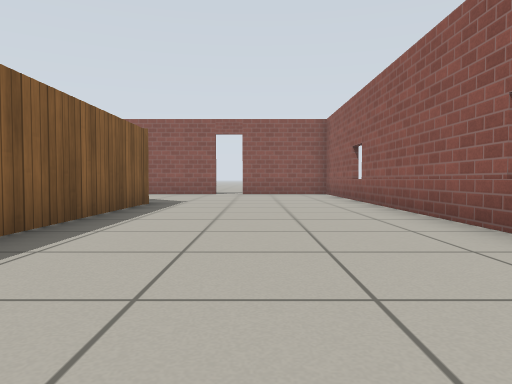
view 1 (above)

22 first-person views from a walk through a robot-simulator world made for Gazebo. The camera is 0.5 m above the floor, tilts 2° down and sees 70° across. The floor is counted in squares, 1 m on a side. Each view is taken from the middle of a square. On the plan, view 1 faces up. The plan holds only what a view shows up to about 9 squares ahead; the rest is blank. Simple patterns stand in for the simulator's built-in surfaces.

view 2
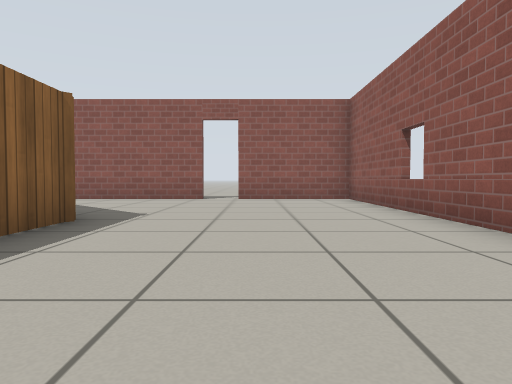

view 3
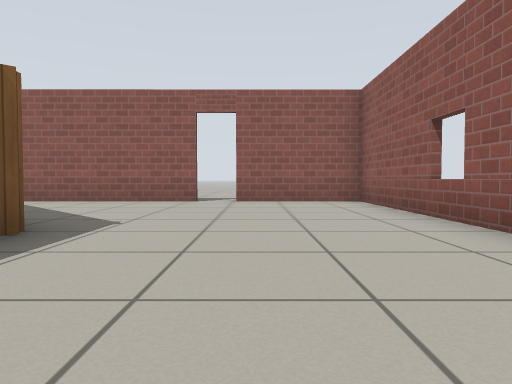

view 4
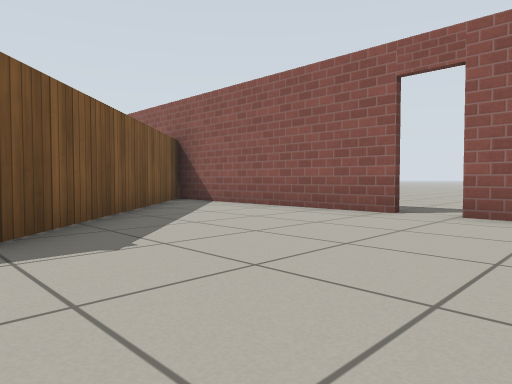

view 5
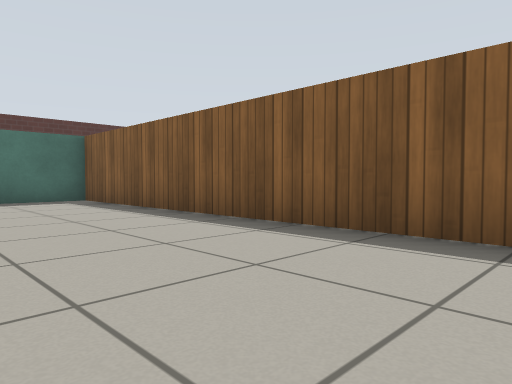

view 6
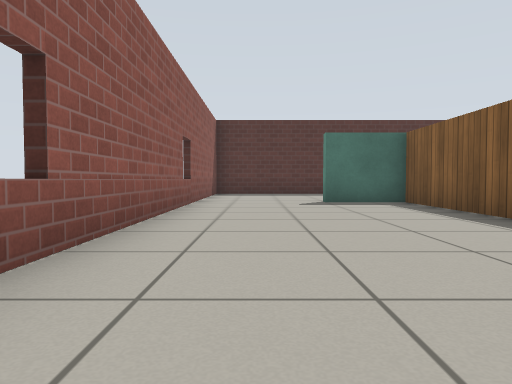

view 7
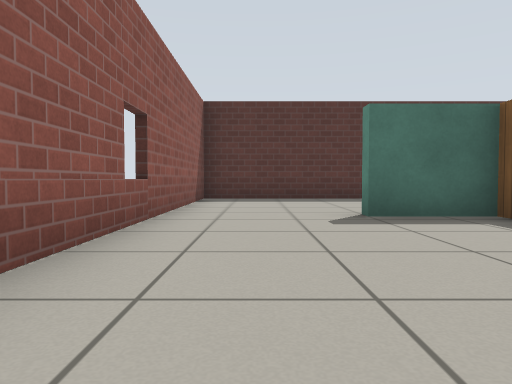

view 8
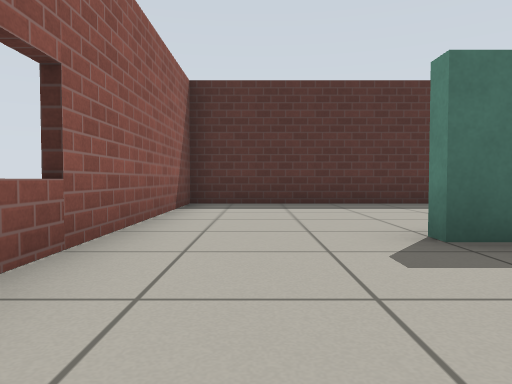

view 9
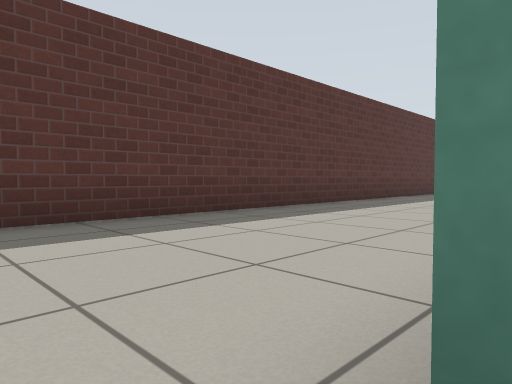

view 10
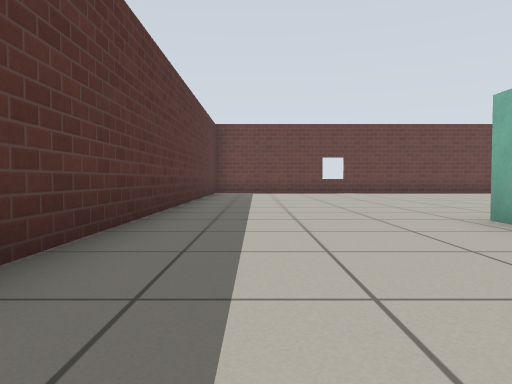

view 11
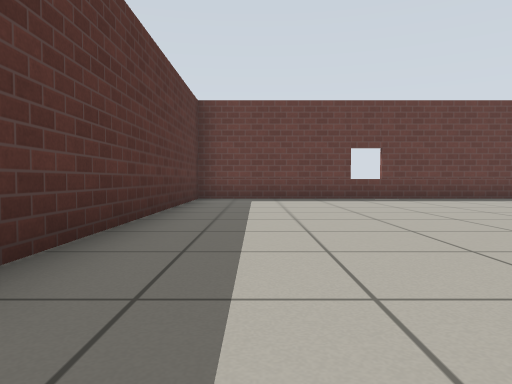

view 12
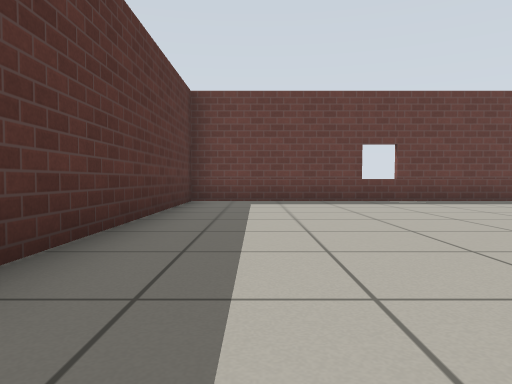

view 13
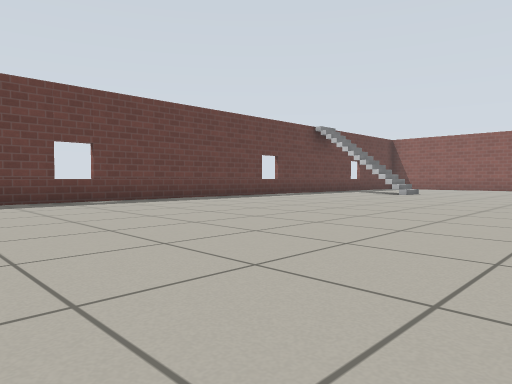

view 14
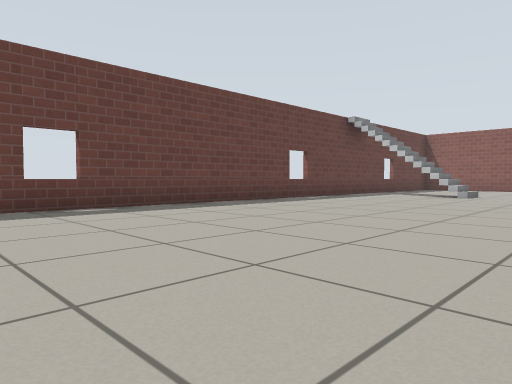

view 15
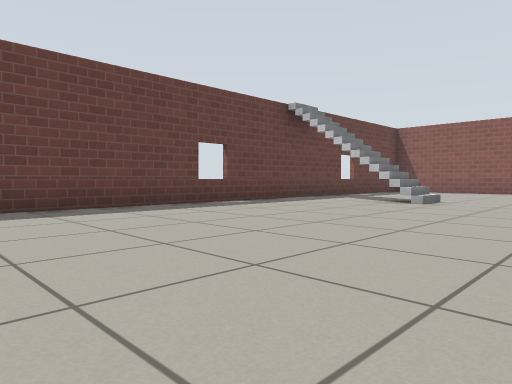

view 16
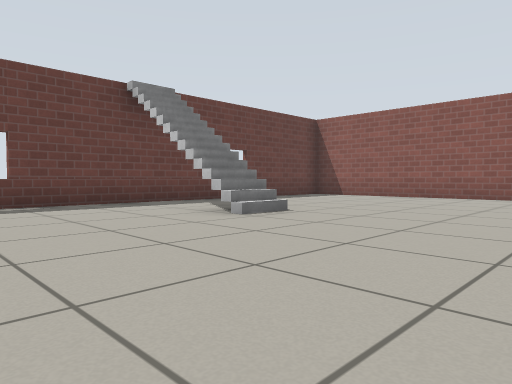

view 17
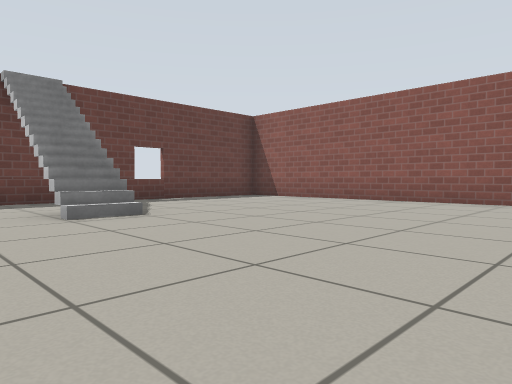

view 18
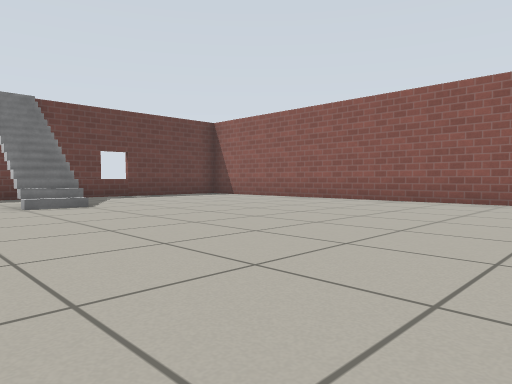

view 19
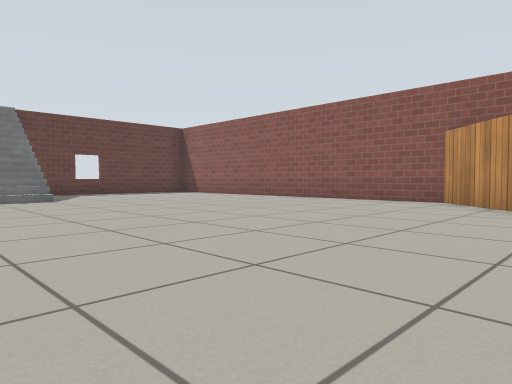

view 20
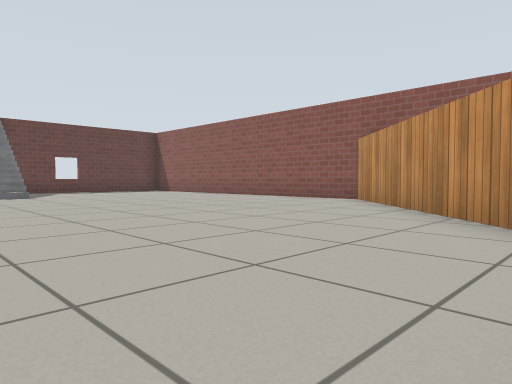

view 21
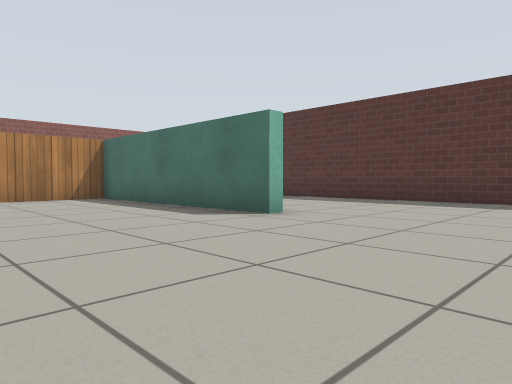

view 22
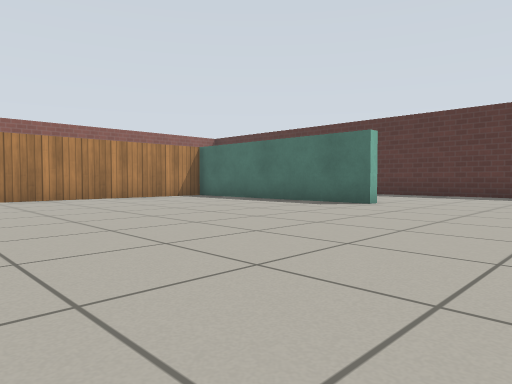

### Floor plan
Points are (right, up) in squares from view 1. A wall is a line through its corners. A room is listed if a view was taken in it or the views show most of it. See-through windows are left out.
Room 1 (views 1, 2, 3, 4, 5, 6, 7, 8, 9)
walls: (-2.2, 7.5) (-2.2, -2.9) (-0.5, -2.9) (-0.5, -3.2); (-1.2, 12.2) (-5.4, 12.2); (-6.8, 12) (-2.4, 7.6); (2.3, -4.5) (2.3, 12.2) (-0.5, 12.2)
ways out: opening at (0.5, -3.5) to room 2; open door at (-1, 12)
Room 2 (views 10, 11, 12, 13, 14, 15, 16, 17, 18, 19, 20, 21, 22)
walls: (-8.5, -2.9) (-3.1, -2.9); (-8, -3.2) (-8.5, -3.2); (-2.6, -2.5) (-2.6, 2.4); (-3.8, 8.4) (-7.7, 12.2); (-17.3, 5.5) (-17.3, -7.5) (2.3, -7.5) (2.3, -4.5); (-17.3, 8.5) (-17.3, 6.5); (-5.4, 12.2) (-13.6, 12.2)
ways out: opening at (0.5, -3.5) to room 1

Where each view was taken, in squares from view 1:
view 1: 0 up, 0 right, facing up
view 2: 3 up, 0 right, facing up
view 3: 4 up, 0 right, facing up
view 4: 7 up, 1 right, facing up-left
view 5: 6 up, 1 right, facing down-left
view 6: 5 up, 1 right, facing down
view 7: 2 up, 1 right, facing down
view 8: 0 up, 1 right, facing down
view 9: 3 down, 0 right, facing down-left
view 10: 6 down, 4 left, facing left
view 11: 6 down, 8 left, facing left
view 12: 6 down, 9 left, facing left
view 13: 6 down, 9 left, facing up-left
view 14: 5 down, 11 left, facing up-left
view 15: 2 down, 11 left, facing up-left
view 16: 2 up, 10 left, facing up-left
view 17: 4 up, 9 left, facing up-left
view 18: 4 up, 7 left, facing up-left
view 19: 4 up, 5 left, facing up-left
view 20: 4 up, 3 left, facing up-left
view 21: 1 up, 12 left, facing down-right
view 22: 4 up, 12 left, facing down-right
